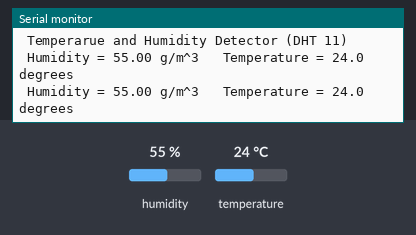
The sketch below on a simulated Arduino Uno, built with avr-gcc and run on an emulated ATmega328P. Parts: the last lines printed to the serial monitor. Wiring (inferred from the names in the program): DHT11 sensor: data pin 2. The inputs (shaded band) are chosen by the test bench; at power-on: humidity 55 %, temperature 24 °C.

Above: at 2.8 s.
2.9 s: humidity set to 22 %
At 4.4 s:
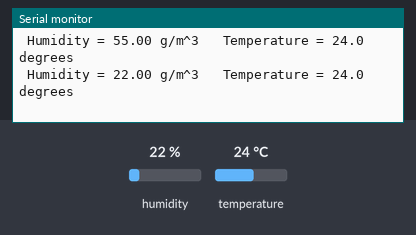
5.6 s: temperature set to 12 °C
At 6.8 s:
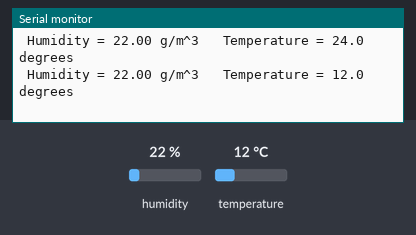
8.3 s: humidity set to 40 %
At 11.4 s:
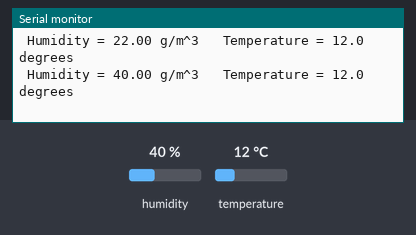
Timing chart, 0 to 12.9 s (numbered marks = the images above; inputs shaded):
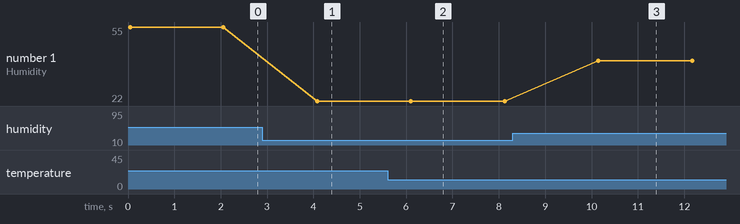

Measured:
- after the input at 2.9 s, the serial monitor: prints a new line after 1.2 s (image 1)
- after the input at 5.6 s, the serial monitor: prints a new line after 0.50 s (image 2)
- after the input at 8.3 s, the serial monitor: prints a new line after 1.8 s (image 3)
- plotted number 1: 55 → 22 after the input at 2.9 s, 22 → 40 after the input at 8.3 s

The sketch:

DHT_arduino.ino
```cpp
#include<dht.h>                      // DHT11 humidity sensor library
dht DHT;                             //Creating sensor object
#define DHT11_PIN 2                  // Sensor is connected to Arduino pin 2
void setup()
{
  Serial.begin(9600); //setting baud rate
  Serial.println(" Temperarue and Humidity Detector (DHT 11)");
  Serial.println("");
}
void loop()                             //method used to run the code repeatedly
{
  int chk = DHT.read11(DHT11_PIN);      //Reading data from sensor
  Serial.print(" Humidity = ");         //prints on the serial monitor
  Serial.print(DHT.humidity);           // prints obtained humidity on serial port
  Serial.print(" g/m^3");
  Serial.print(" \tTemperature = "); //prints on the serial monitor
  Serial.print(DHT.temperature, 1);    //prints obtained temperature on serial port  ||1-> one digit after decimal point
  Serial.println(" degrees");

  delay(2000);//adding the delay of 2 seconds
  }
```
